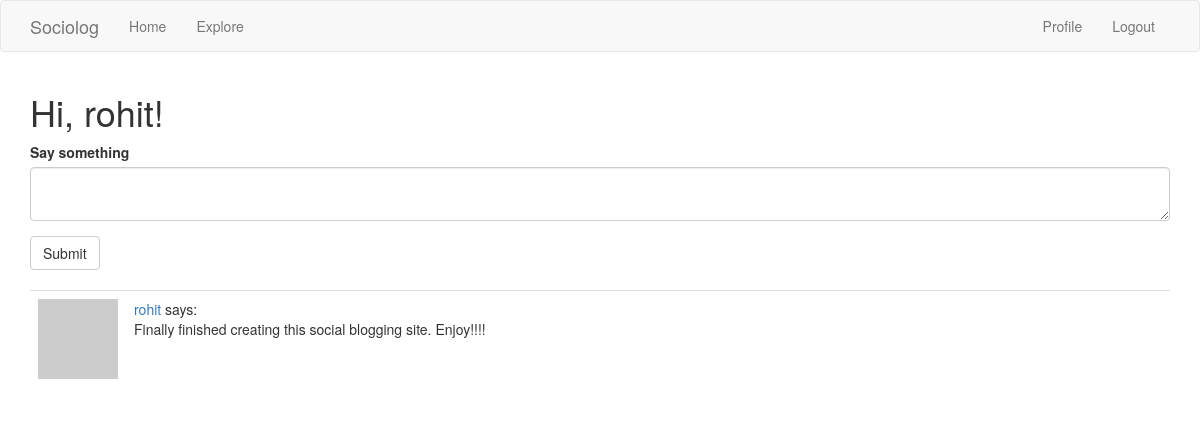
The app's page /index (signed in) with its own data.
### app/models.py (models this page shows, shortened)
class User(UserMixin, db.Model):
	id = db.Column(db.Integer, primary_key=True)
	username = db.Column(db.String(64), index=True, unique=True)
	email = db.Column(db.String(120), index=True, unique=True)
	password_hash = db.Column(db.String(128))
	posts = db.relationship('Post', backref='author', lazy='dynamic')
	about_me = db.Column(db.String(140))
	last_seen = db.Column(db.DateTime, default=datetime.utcnow)
	def avatar(self, size):
		digest = md5(self.email.lower().encode('utf-8')).hexdigest()
		return 'https://www.gravatar.com/avatar/{}?d=identicon&s={}'.format(
			digest, size)
	followed = db.relationship(
		'User', secondary=followers,
		primaryjoin=(followers.c.follower_id == id),
		secondaryjoin=(followers.c.followed_id == id),
		backref=db.backref('followers', lazy='dynamic'), lazy='dynamic')
	def followed_posts(self):
		followed = Post.query.join(
			followers, (followers.c.followed_id == Post.user_id)).filter(
				followers.c.follower_id == self.id)
		own= Post.query.filter_by(user_id=self.id)
		return followed.union(own).order_by(Post.timestamp.desc())

class Post(db.Model):
	id = db.Column(db.Integer, primary_key=True)
	body = db.Column(db.String(140))
	timestamp = db.Column(db.DateTime, index=True, default=datetime.utcnow)
	user_id = db.Column(db.Integer, db.ForeignKey('user.id'))

### app/routes.py (the view)
@app.route('/', methods=['GET', 'POST'])
@app.route('/index', methods=['GET', 'POST'])
@login_required
def index():
	form = PostForm()
	if form.validate_on_submit():
		post = Post(body=form.post.data, author=current_user)
		db.session.add(post)
		db.session.commit()
		flash('Your post is now live!')
		return redirect(url_for('index'))
	posts = current_user.followed_posts().all()
	return render_template('index.html', title='Home', form=form, posts=posts)

### app/forms.py
class PostForm(FlaskForm):
	post = TextAreaField('Say something', validators=[
		DataRequired(), Length(min=1, max=140)])
	submit = SubmitField('Submit')

### app/models.py (called while the page is built)
@login.user_loader
def load_user(id):
	return User.query.get(int(id))

### app/routes.py (called while the page is built)
@app.before_request
def before_request():
	if current_user.is_authenticated:
		current_user.last_seen = datetime.utcnow()
		db.session.commit()

### app/templates/index.html
{% extends "base.html" %}
{% import 'bootstrap/wtf.html' as wtf %}
{% block app_content %}
    <h1>Hi, {{ current_user.username }}!</h1>
    {% if form %}
    {{ wtf.quick_form(form) }}
    <br>
    {% endif %}
    {% for post in posts %}
        {% include '_post.html' %}
    {% endfor %}
{% endblock %}

### app/templates/_post.html
    <table class="table table-hover">
        <tr>
            <td width="70px">
                <a href="{{ url_for('user', username=post.author.username) }}">
                    <img src="{{ post.author.avatar(70) }}" />
                </a>
            </td>
            <td>
                <a href="{{ url_for('user', username=post.author.username) }}">
                    {{ post.author.username }}
                </a>
                says:
                <br>
                {{ post.body }}
            </td>
        </tr>
    </table>

### records on screen
User: username "rohit"
Post: author.username "rohit", body "Finally finished creating this social blogging site. Enjoy!!!!"
